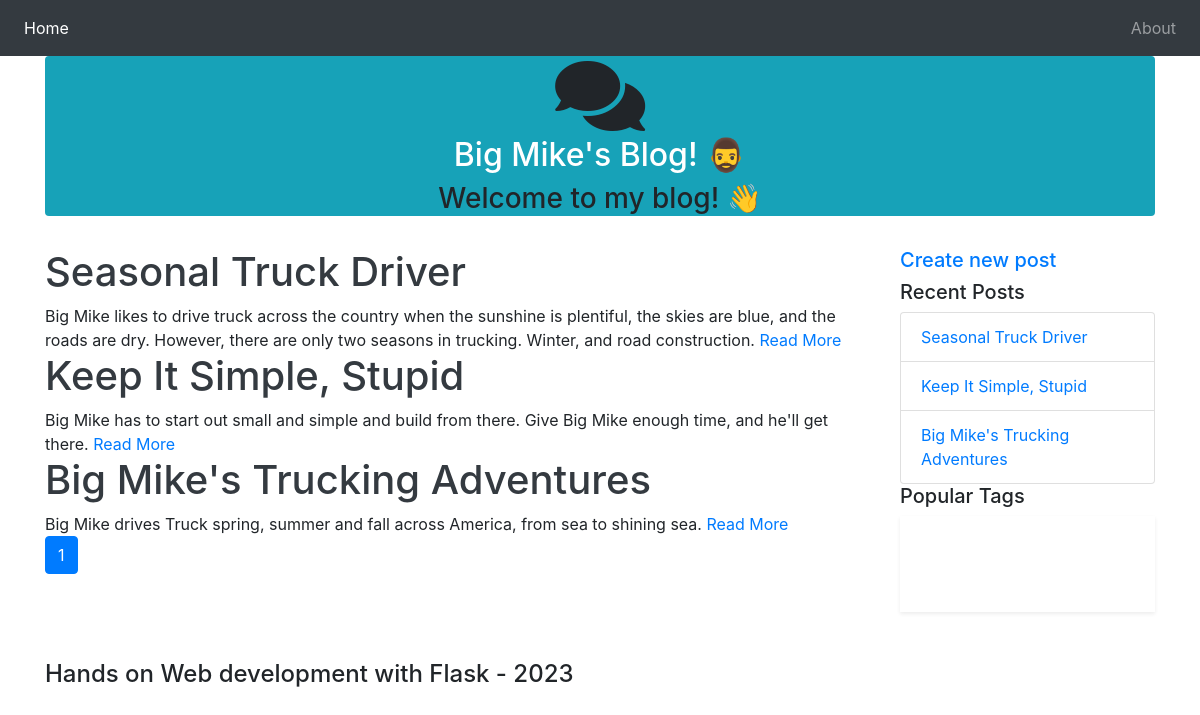
The page / on the database its author committed.
### app.py (models this page shows, shortened)
class Post(db.Model):
    id = db.Column(db.Integer(), primary_key=True)
    title = db.Column(db.String(255))
    text = db.Column(db.Text())
    publish_date = db.Column(db.DateTime(timezone=True), server_default=db.func.current_timestamp())
    user_id = db.Column(db.Integer(), db.ForeignKey('user.id'))
    comments = db.relationship('Comment', backref='post', lazy='dynamic')
    tags = db.relationship('Tag', secondary=tags, backref=db.backref('posts', lazy='dynamic'))

### app.py (the view)
@app.route('/')
@app.route('/<int:page>')
def index(page=1):
    posts = Post.query.order_by(Post.publish_date.desc()).paginate(page=page, per_page=app.config["POSTS_PER_PAGE"], error_out=False)
    recent, top_tags = sidebar_data()
    return render_template('index.html', posts=posts, recent=recent, top_tags=top_tags)

### app.py (called while the page is built)
def sidebar_data():
    recent = Post.query.order_by(Post.publish_date.desc()).limit(5).all()
    top_tags = db.session.query(
        Tag, func.count(tags.c.post_id).label('total')
    ).join(tags).group_by(Tag).order_by(desc('total')).limit(5).all()
    return recent, top_tags

### templates/index.html (shortened to what this page needs)
<!DOCTYPE html>
<html lang="en">
{% extends "base.html" %}
{% import 'macros.html' as macros %}
{% block leftbody %}
{{ macros.render_posts(posts) }}
{{ macros.render_pagination(posts, 'index') }}
{% endblock %}

### templates/base.html (shortened to what this page needs)
<!DOCTYPE html>
<html>
<head>
    <link rel="stylesheet" href="https://stackpath.bootstrapcdn.com/bootstrap/4.1.0/css/bootstrap.min.css"
>
    <link rel="stylesheet" href="https://use.fontawesome.com/releases/v5.0.10/css/all.css"
>
</head>
<body>
    <nav class="navbar navbar-expand-lg navbar-dark bg-dark">
        <div class="collapse navbar-collapse" id="navbarSupportedContent">
            <ul class="navbar-nav mr-auto">
                <li class="nav-item active">
                    <a class="nav-link" href="{{ url_for('index') }}">Home <span class="sr-only">(current)</span></a>
                </li>
            </ul>
            <ul class="navbar-nav ml-auto">
                <li class="nav-item">
                    <a class="nav-link" href="{{ url_for('index') }}"></a>
                </li>
                <li class="nav-item">
                    <a class="nav-link" href="{{ url_for('about') }}">About</a>
                </li>
            </ul>
        </div>
    </nav>
    <div class="container">
        <div class="row row-lg-4">
            <div class="col">
                <div class="container bg-info rounded">
                    <center>
                        <i class="fas fa-comments fa-5x"></i>
                        <h2><a class="text-white" href="{{ url_for('index') }}">Big Mike's Blog! 🧔‍♂️</a></h2>
                        <h3>Welcome to my blog! 👋</h3>
                    </center>
                </div>
            </div>
        </div>
        <br>
        {% block content %}
        <div class="row">
            <div class="col-lg-9">
                {% block leftbody %}
                {% endblock %}
            </div>
            <div class="col-lg-3 rounded">
                {% block rightbody %}
                <div class="row">
                    <div class="col">
                        <a href="{{ url_for('create') }}"><h5>Create new post</h5></a>
                    </div>
                </div>
                <div class="row">
                    <div class="col">
                        <h5>Recent Posts</h5>
                    </div>
                </div>
                <ul class="list-group">
                    {% for post in recent %}
                    <li class="list-group-item">
                        <a href="{{ url_for('post', post_id=post.id) }}">{{ post.title }}</a>
                    </li>
                    {% endfor %}
                </ul>
                <div class="row">
                    <div class="col">
                        <h5>Popular Tags</h5>
                    </div>
                </div>
                <div class="p-4 shadow-sm">
                    <div class="row">
                        <div class="col">
                        </div>
                    </div>
                    <div class="row p-2">
                        <div class="col">
                        </div>
                    </div>
                </div>
                {% endblock %}
            </div>
        </div>
        {% endblock %}
    </div>
    <br><br>
    <footer class="footer">
        <div class="container">
            <h4>Hands on Web development with Flask - 2023</h4>
        </div>
    </footer>
</body>
</html>

### templates/macros.html (shortened to what this page needs)
{% macro render_pagination(pagination, endpoint) %}
<nav>
    <ul class="pagination">
        {% for page in pagination.iter_pages() %}
            {% if page %}
                {% if page != pagination.page %}
                    <li class="page-item">
                        <a class="page-link" href="{{ url_for(endpoint, page=page) }}">{{ page }}</a>
                    </li>
                {% else %}
                    <li class="page-item active">
                        <a class="page-link" href="">{{ page }}</a>
                    </li>
                {% endif %}
            {% else %}
                <li class="page-item">
                    <a class="page-link">…</a>
                <li>
            {% endif %}
        {% endfor %}
    </ul>
</nav>
{% endmacro %}
{% macro render_posts(posts, pagination=True) %}
{% if pagination %}
    {% set _posts = posts.items %}
{% else %}
    {% set _posts = posts %}
{% endif %}
{% for post in _posts %}
<div >
    <h1>
        <a class="text-dark" href="{{ url_for('post', post_id=post.id) }}">{{ post.title }}</a>
    </h1>
</div>
<div class="row">
    <div class="col">
        {{ post.text | truncate(500) | safe }}
        <a href="{{ url_for('post', post_id=post.id) }}">Read More</a>
    </div>
</div>
{% endfor %}
{% endmacro %}

### rows shown on the page
Post: title "Seasonal Truck Driver", text "Big Mike likes to drive truck across the country when the sunshine is plentiful, the skies are blue, and the roads are dry. However, there are only two seasons in trucking. Winter, and road construction."
Post: title "Keep It Simple, Stupid", text "Big Mike has to start out small and simple and build from there. Give Big Mike enough time, and he'll get there."
Post: title "Big Mike's Trucking Adventures", text "Big Mike drives Truck spring, summer and fall across America, from sea to shining sea."

### other values the page prints
{{ page }} "1"
